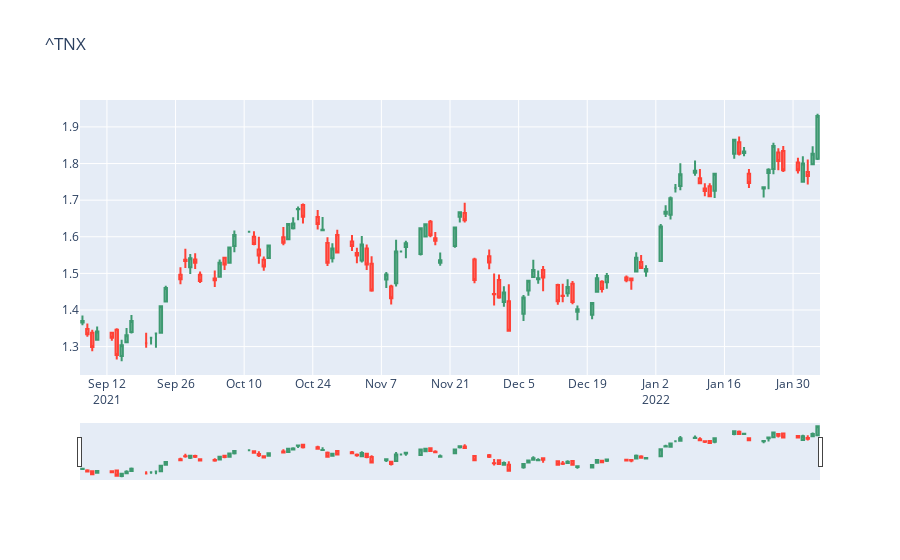
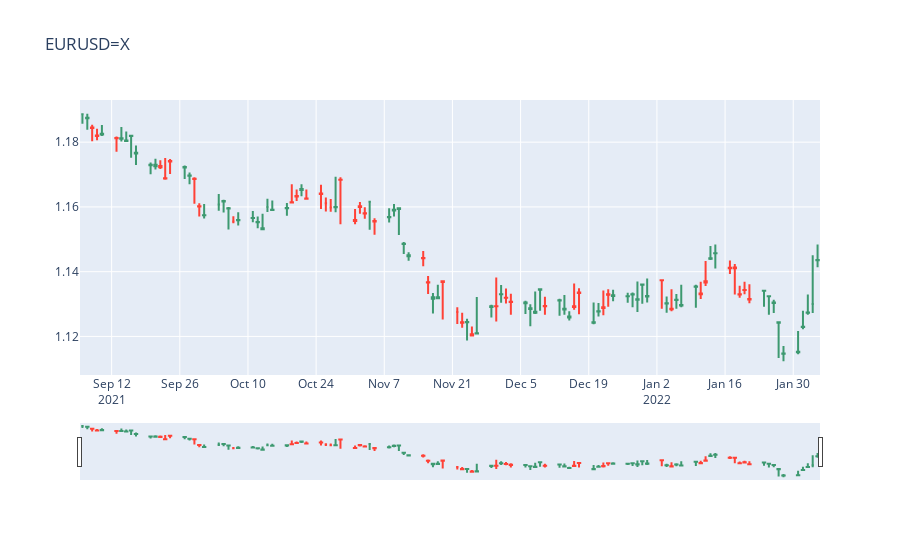
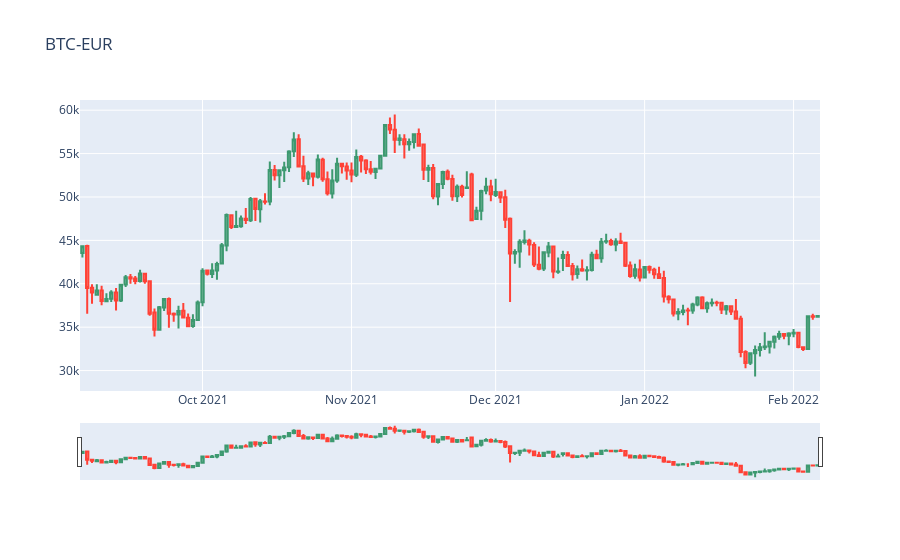
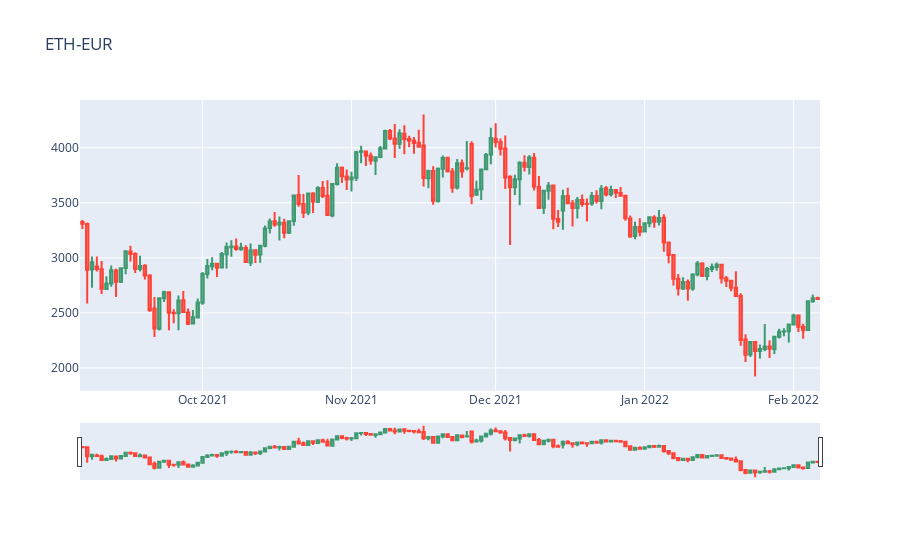

The cell these charts' notebook holds for them, in order:
### Code cell
import pandas as pd
import numpy as np
import platform
print('Python version = ' + platform.python_version())
import yfinance as yf
print('yfinance version = ' + yf.__version__)
import json
import datetime
import matplotlib.pyplot as plt
from matplotlib import style
import sys
import plotly.graph_objs as go

%matplotlib inline

#Stockdata
tickersymbol = ['TSLA', 'APC.DE', 'VOO']
fxtickersymbol = ['^TNX','CL=F','GC=F', 'EURUSD=X', 'BTC-EUR', 'ETH-EUR', 'EURCHF=X', 'EURGBP=X']
stock_data = {}

today = datetime.datetime.today().replace(microsecond=0).isoformat()
print('Today = ' + today)
print()

def fetch_data(tickersymbol):
    for symbol in tickersymbol:
        
        #Create Dict from tickerdata
        tickerdata = yf.Ticker(symbol) #Ticker-Object
        daten = tickerdata.info #Dictionary
        #print(json.dumps(daten, indent=4))
        
        #Create DF for time certain period 
        tickerDF = tickerdata.history(period='1d',start='2020-1-1', end=today[:10]) #w isoformat, first 10 chars are the date
        priceLast = tickerDF['Close'].iloc[-1] #last row
        priceYest = tickerDF['Close'].iloc[-2] #row before last
        priceChange = priceLast - priceYest
        
        #Eigene Statistiken
        tickerDF['90ma']=tickerDF['Close'].rolling(window=90, min_periods=0).mean()
        tickerDF['200ma']=tickerDF['Close'].rolling(window=200, min_periods=0).mean()
            
        try:
            data = {
                'Symbol': symbol,
                'Letzter Preis': str("%.2f" % priceLast),
                'Preis gestern': str("%.2f" % priceYest),
                'Preis Change': str("%.2f" % priceChange),
                '52-Wochen-Hoch': daten.get('fiftyTwoWeekHigh'),
                '52-Wochen-Tief': daten.get('fiftyTwoWeekLow'),
                'Unternehmenswert/EBITDA': daten.get('enterpriseToEbitda'),
                'Durchschnittliche Dividendenrendite 5y': daten.get('fiveYearAvgDividendYield'),
                'Eigenkapitalrendite': daten.get('returnOnEquity'),
                'Schulden/Equity (gesamt) (mrq)': daten.get('debtToEquity')
            }
            stock_data[symbol] = data
        except:
            print(sys.exc_info())
            continue
        
        print(json.dumps(stock_data[symbol], indent=4, ensure_ascii=False))
        
        #plots 
        plt.rcParams['figure.figsize']=[15,15]
        print(tickerDF['Close'].plot())
        print(tickerDF['90ma'].plot())
        print(tickerDF['200ma'].plot())
        plt.grid(True)    
        plt.xlabel('Date')
        plt.ylabel('Close')
        plt.legend()
        plt.title(symbol + ' Stock Price')
        plt.show() #mpld3.show() - falls im Browser
        style.use('ggplot')
        
        print()
        
def fx_rates(fxtickersymbol):
    for symbol in fxtickersymbol:
        data = yf.download(tickers=symbol, period='5mo', interval='1d')

        fig = go.Figure()
        
        #candlestick
        fig.add_trace(go.Candlestick(x=data.index,
                                    open=data['Open'],
                                    high=data['High'],
                                    low=data['Low'],
                                    close=data['Close'], name='market data'))
        #add titles
        fig.update_layout(
            title=symbol)
        fig.show()
    
#fetch_data(tickersymbol)
fx_rates(fxtickersymbol)
